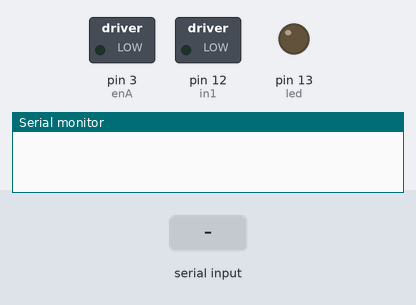
A sketch run on a simulated Arduino Uno, built with avr-gcc and run on an emulated ATmega328P. On the bench: switched loads named in the sketch (green lamp = pin HIGH), output pins drawn as LEDs (lit = HIGH), the last lines printed to the serial monitor. Inputs (shaded band) come from the test bench.

Above: at 1.2 s.
1.3 s: "a" received over Serial
At 1.45 s:
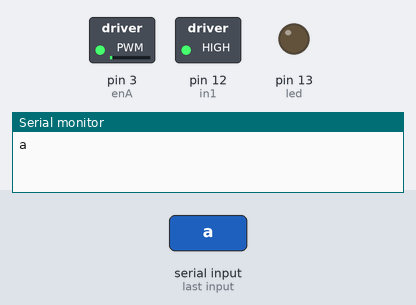
At 2.05 s:
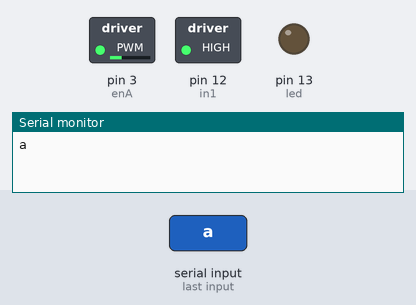
10.3 s: "b" received over Serial
At 12.9 s:
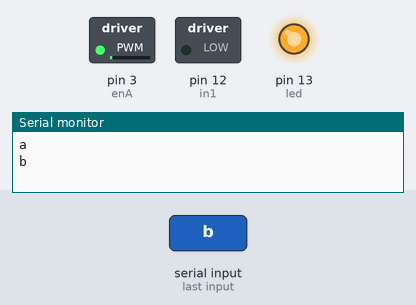
Timing chart, 0 to 14.4 s (numbered marks = the images above; inputs shaded):
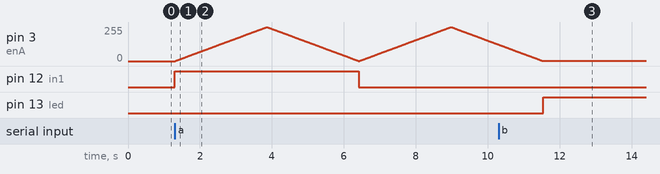

The sketch:

serialCommandMotor.ino
```cpp
// 시리얼 통신으로 a를 날리면 모터가 테스트 구동을 하고 LED가 꺼짐, b를 날리면 모터가 멈추고 LED(13번)가 켜짐

int enA = 3;
int in1 = 12;
int led = 13;
char incomingByte;

void setup() {
  // set all the motor control pins to outputs
  pinMode(enA, OUTPUT);
  pinMode(in1, OUTPUT);
  pinMode(led, OUTPUT);
  Serial.begin(9600);
}

void loop() {
  if(Serial.available() > 0) {
    incomingByte = Serial.read();
    Serial.println(incomingByte);
    if(incomingByte == 'a') {
      digitalWrite(led, LOW);
      slowRunStop();
    }
    if(incomingByte == 'b') {
      digitalWrite(led, HIGH);
    }
  }
}

void slowRunStop() {
  for(int i = 0; i < 256; i++) {
    digitalWrite(in1, HIGH);
    analogWrite(enA, i);
    delay(10);
  }

  for(int i = 255; i > 0; i--) {
    digitalWrite(in1, HIGH);
    analogWrite(enA, i);
    delay(10);
  }
  for(int i = 0; i < 256; i++) {
    digitalWrite(in1, LOW);
    analogWrite(enA, i);
    delay(10);
  }
  for(int i = 255; i > 0; i--) {
    digitalWrite(in1, LOW);
    analogWrite(enA, i);
    delay(10);
  }
}
```

Measured:
- after the input at 10.3 s, pin 13 (led): LOW → HIGH after 1.2 s
